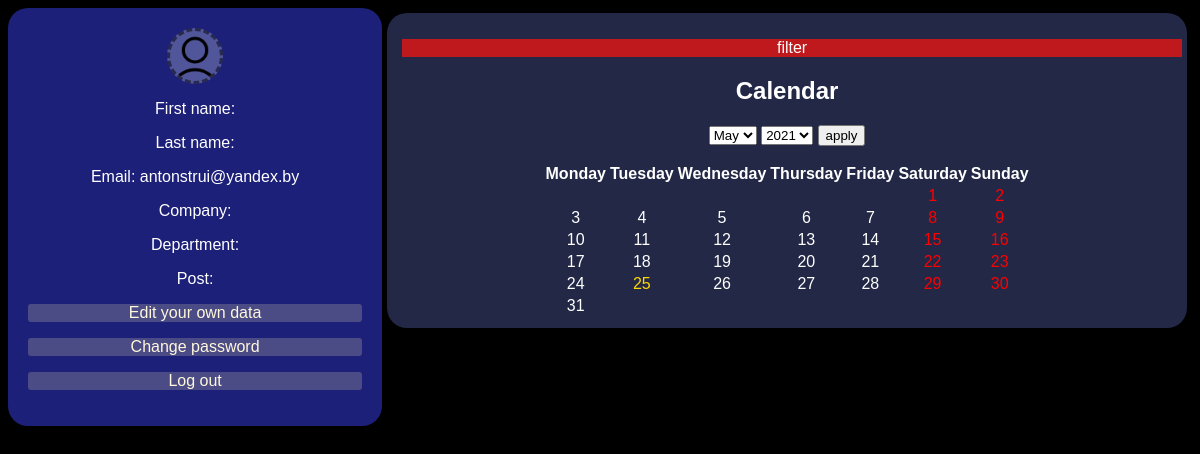
/user/ (signed in), run on an earlier commit of the app's database.
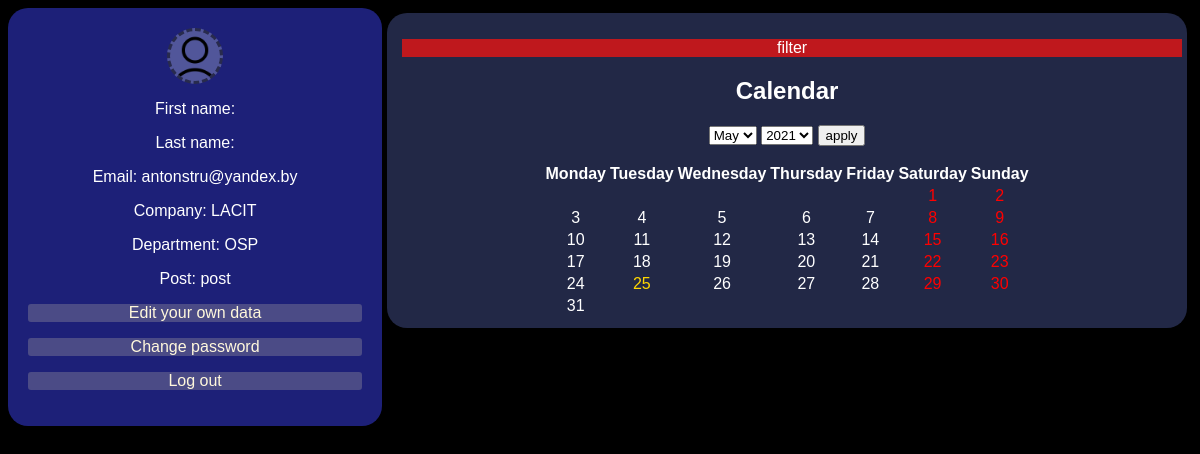
And on a later commit of the database.
### user/models.py (models this page shows, shortened)
class User(AbstractUser):
    username = None
    email = models.EmailField(unique=True)
    role = models.SmallIntegerField(default=1)
    department = models.ForeignKey(Department, on_delete=models.RESTRICT, null=True)
    post = models.CharField(max_length=200)
    block = models.BooleanField(default=False)
    USERNAME_FIELD = 'email'
    REQUIRED_FIELDS = []
    objects = UserManager()

class Department(models.Model):
    name = models.CharField(max_length=200)
    company = models.ForeignKey(Company, on_delete=models.RESTRICT)
    project = models.ManyToManyField(Project)

class Company(models.Model):
    name = models.CharField(max_length=200)

### user/views.py (the view)
    def wrapped(request, **kwargs):
        if request.user.role == 3:
            return func(request, **kwargs)
        else:
            return redirect("/accounts/login")

### user/calendar.py (called while the page is built)
def get_public_holidays(year: int, month: int) -> list:
    return [elem[0].day for elem in Belarus(years=year).items() if elem[0].month == month]

def get_all_weeks_month(year: int, month: int) -> list:
    days = [Day(num, False if date(year, month, num).weekday() in [5, 6] or num in get_public_holidays(year, month)
                else True) for num in range(1, monthrange(year, month)[1] + 1)]
    day_week = date(year, month, 1).weekday()
    weeks = [[None for i in range(0, day_week)] + [days.pop(0) for _ in range(day_week, 7)]]
    while len(days) != 0:
        weeks.append(days[:7])
        del days[:7]
    return weeks

### user/views.py (called while the page is built)
def decorator_check_user(func):
    def wrapped(request, **kwargs):
        if request.user.role == 3:
            return func(request, **kwargs)
        else:
            return redirect("/accounts/login")
    return wrapped

@login_required
@decorator_check_user
def index(request):
    today = date.today()
    if request.method == "POST":
        form = CalendarForm(request.POST)
        if form.is_valid():
            year, month = form.cleaned_data["year"], months.index(form.cleaned_data["month"]) + 1
        else:
            year, month = today.year, today.month
    else:
        year, month = today.year, today.month
    weeks = get_all_weeks_month(year, month)
    return render(request, "user/index.html", context={
        "years": years,
        "current_year": year,
        "current_month": month,
        "months": months,
        "weeks": weeks,
        "today": today,
    })

### templates/user/index.html (shortened to what this page needs)
{% extends "base.html" %}
{% load static %}
{% block head %}
    <link rel="stylesheet" href="{% static 'css/user/main/base.css' %}" type="text/css"/>
{% endblock head %}
{% block content %}
    <div class="page">
        <div class="user_page">
            <div class="header">
                <img src="{% static 'images/avatar.png' %}" alt="Avatar" class="avatar">
                <p>First name: {{ user.first_name }}</p>
                <p>Last name: {{ user.last_name }}</p>
                <p>Email: {{ user.email }}</p>
                <p>Company: {{ user.department.company.name }}</p>
                <p>Department: {{ user.department.name }}</p>
                <p>Post: {{ user.post }}</p>
            </div>
            <div class="exer">
                <p class="exer1"><a href="{% url 'change-data' %}">Edit your own data</a></p>
                <p class="exer1"><a href="{% url 'change-password' %}">Сhange password</a></p>
                <p class="exer1"><a href="{% url 'logout' %}">Log out</a></p>
            </div>
        </div>
        <div class="calendar">
            <div class="filter">
                <p>filter</p>
            </div>
            <div class="calendar1">
                <h2>Calendar</h2>
                    <form method="POST">
                        <select name="month">
                          {% for month in months %}
                                <option value="{{ month }}" {% if forloop.counter == current_month %}selected{% endif %}>{{ month }}</option>
                          {% endfor %}
                        </select>
                        <select name="year">
                            {% for year in years %}
                                <option value="{{ year }}" {% if year == current_year %}selected{% endif %}>{{ year }}</option>
                            {% endfor %}
                        </select>
                        <button>apply</button>
                    </form>
                <table align="center">
                  <tbody>
                    <tr>
                      <th>Monday</th>
                      <th>Tuesday</th>
                      <th>Wednesday</th>
                      <th>Thursday</th>
                      <th>Friday</th>
                      <th>Saturday</th>
                      <th>Sunday</th>
                    </tr>
                    {% for week in weeks %}
                        <tr>
                            {% for day in week %}
                                <td>
                                    {% if day is not None %}
                                        <a href="{% url 'list-tasks' current_year current_month day.num %}">
                                            <font color="{% if today.year == current_year and today.month == current_month and today.day == day.num %}gold{% elif not day.is_working_day %}red{% else %}white{% endif %}">{{ day.num }}</font>
                                        </a>
                                    {% endif %}
                                </td>
                            {% endfor %}
                        </tr>
                    {% endfor %}
                  </tbody>
                </table>
            </div>
        </div>
    </div>
{% endblock content %}

### templates/base.html (shortened to what this page needs)
<!DOCTYPE html>
<html>
    <head>
        {% block head %}{% endblock head %}
    </head>
    <body>
        <div>{% block content %}{% endblock content %}</div>
    </body>
</html>

### static/css/user/main/base.css (style rules this page uses)
.page { display: flex; justify-content: space-between; }
.avatar { background-color: rgba(240, 248, 255, 0.25); vertical-align: middle; width: 50px; height: 50px; border-radius: 50%; border-color: rgba(0, 0, 0, 0.5); border-width: 3px; border-style: dashed; }
.user_page { background-color: rgba(55,61,226,0.53); border-radius: 20px 20px 20px 20px; padding: 20px; text-align: center; color: white; background-position: left; background-size: 40%; width: 30%; height: 100%; margin: 0px; }
.calendar { background-color: rgba(89, 105, 184, 0.38); border-radius: 20px 20px 20px 20px; text-align: center; color: white; background-position: center; margin: 5px; padding: 10px; width: 70%; height: 80%; }
body { font-family: Arial; background-color: black; }
p.exer1 { background-color: rgba(149,144,156,0.38); border-radius: 3px 3px 3px 3px; }
a { text-decoration: none; color: cornsilk; font-family: Arial; }
.filter { background-color: rgba(230,21,19,0.8); text-align: center; color: white; margin: 5px; width: 100%; height: 20%; }

What changed in the data, as far as the page shows it:
changed User: email "antonstrui@yandex.by" → "antonstru@yandex.by"; department.company.name (not shown) → "LACIT"; department.name (not shown) → "OSP"; post (not shown) → "post"
